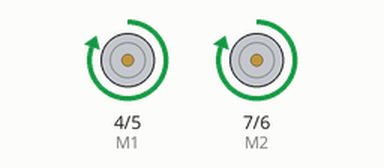
This sketch was run on a simulated Arduino Uno, built with avr-gcc and run on an emulated ATmega328P. Shown: direction and speed pins drawn as motors (green arrow = direction pin HIGH = forward, orange = LOW = backward, longer = more drive).

Above: at 0.1 s.
At 34.1 s:
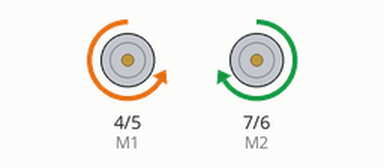
Timing chart, 0 to 37.0 s (numbered marks = the images above):
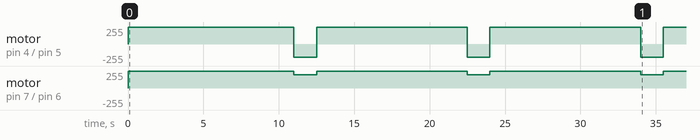

The sketch:

RomeoMotorActivity.ino
```cpp
/* Nicholas Vadivelu
 * TER 4M1
 * 18 April 2017
 * Mr. Jay
 * Romeo Motor Activity
 */

//Standard PWM DC control
int E1 = 5; //M1 Speed Control
int E2 = 6; //M2 Speed Controlt
int M1 = 4; //M1 Direction Control
int M2 = 7; //M1 Direction Control

void stop(void) { //Stop
  digitalWrite(E1,LOW);
  digitalWrite(E2,LOW);
}

void advance(char a,char b) { //Move forward
  analogWrite (E1,a);      //PWM Speed Control
  digitalWrite(M1,HIGH);
  analogWrite (E2,b);
  digitalWrite(M2,HIGH);
}

void back_off (char a,char b) { //Move backward
  analogWrite (E1,a);
  digitalWrite(M1,LOW);
  analogWrite (E2,b);
  digitalWrite(M2,LOW);
}

void turn_L (char a,char b) { //Turn Left
  analogWrite (E1,a);
  digitalWrite(M1,LOW);
  analogWrite (E2,b);
  digitalWrite(M2,HIGH);
}
void turn_R (char a,char b) { //Turn Right
  analogWrite (E1,a);
  digitalWrite(M1,HIGH);
  analogWrite (E2,b);
  digitalWrite(M2,LOW);
}

void setup(void) {
  int i;
  for(i=4;i<=7;i++)
    pinMode(i, OUTPUT);
}

void square (int side) { //trave
  for (int i = 0 ; i < 4 ; i++) { //four sides
    advance (255, 255); //moves forward
    delay(side*1000);
    turn_L (200,200); //turns left
    delay(1500);
  }
}

void circle (int r) { //makes a circle of radius r
  turn_L(200, r*10); //the second argument controls radius
  delay(r*1000); //radius controls amount of time the function has to run
}

void wave (int r, int dist) { //creates an oscillating wave with a striaght line disatnce of dist
  turn_L(200, r*10); //one wave
  delay(r*dist*10);
  turn_R(200, r*10); //opposite wave
  delay(r*dist*10);
}

void turn (int dist) {
  advance (255, 255);
  delay(dist*1000); //moves forward right distance
  turn_L(200, 200); //first point of 3 point
  delay(1500);
  back_off (255,255); //second point of 3 point
  delay(5000);
  turn_R(200, 200); //third point of 3 point
  delay(1500);
  advance(255, 255); //back to start
  delay(dist*1000);
}

void loop(void) {
  advance(255, 255);
  delay(1000);
  square(10);
  circle(10);
  turn (10);
  wave(10,10);
  stop();
  delay(3000);
}
```

Measured:
- by itself, motor on pin 4 (M1) / pin 5 (E1): alternates forward 255/255 for 10.0 s and backward 200/255 for 1.5 s
- by itself, motor on pin 7 (M2) / pin 6 (E2): alternates forward 255/255 for 10.0 s and forward 200/255 for 1.5 s
